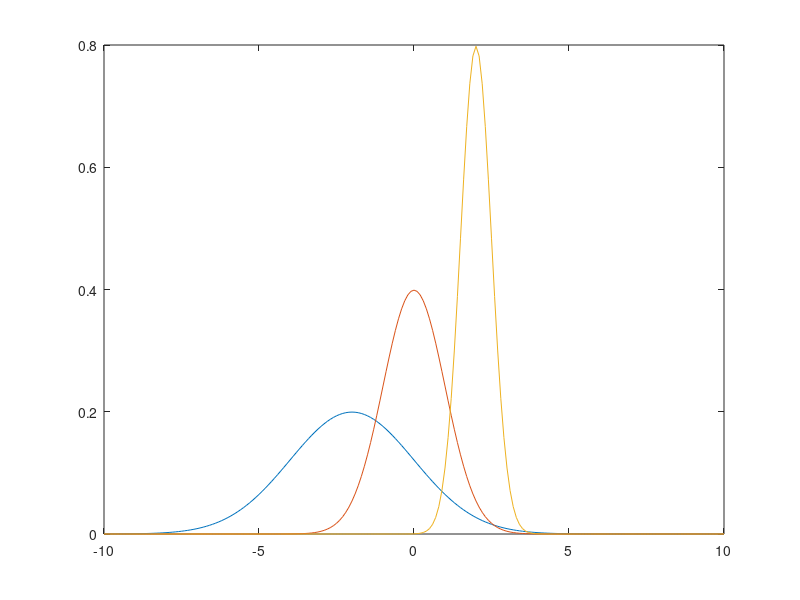

MATLAB code to generate this figure:
binocdf(3, 50, 0.2)
1 - poisscdf(1, 0.25)


X = [-10 : 0.1 : 10]
a = normpdf(X, -2, 2)
b = normpdf(X, 0, 1)
c = normpdf(X, 2, 0.5)

figure
plot(X, a, X, b, X, c)

% Not in Octave
% normspec([-2, 2], 0, 1)
% normspec([-3, 3], 0, 1)
% normspec([-4, 4], 0, 1)

time = [ 1 : 20 ]

function a = f(x)
    avg_time = 1/15
    a = avg_time * e ^ (-avg_time * x)
end

A = arrayfun(@f, time)
sol = 1 - sum(A)
